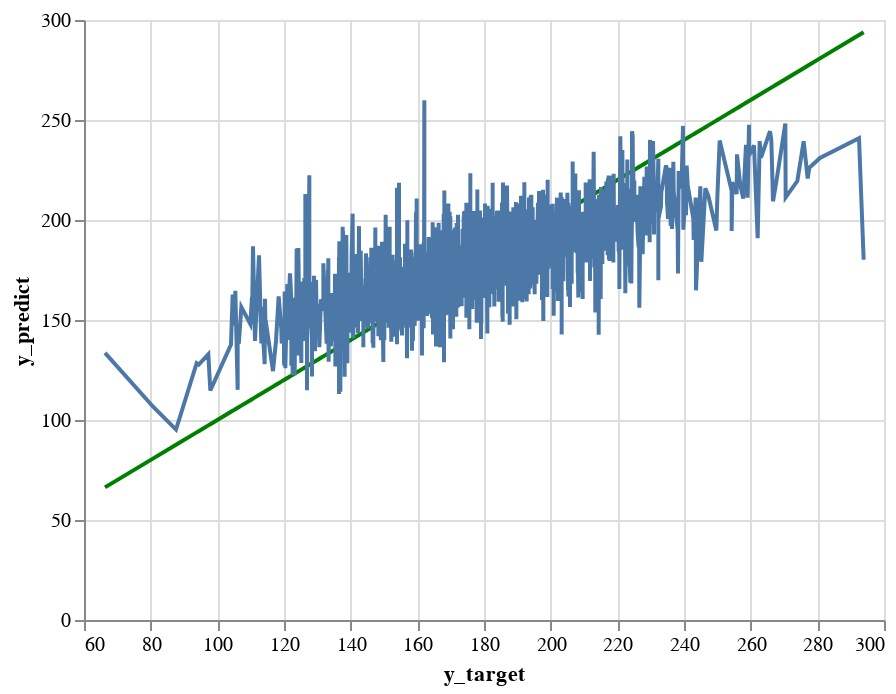

Source (notebook cell):
### Markdown cell above
**[4.7]** Display the predictions versus the target line charts on the training set

### Code cell
perfect_line_chart_training = alt.Chart(pd.DataFrame({'y_target': y_train, 'y_predict': y_train})).mark_line(color='green').encode(
    x='y_target',
    y='y_predict'
  )
perfect_line_chart_training
predict_line_chart_training = alt.Chart(pd.DataFrame({'y_target': y_train, 'y_predict': y_train_preds})).mark_line().encode(
    x='y_target',
    y='y_predict'
  )
predict_line_chart_training
perfect_line_chart_training + predict_line_chart_training

### Figure 1 — Vega-Lite specification as saved in the notebook (floating-point values rounded to 4 significant figures; data arrays with more than 128 entries replaced by an {"elided": "..."} marker saying what was removed)
{"config": {"view": {"continuousWidth": 400, "continuousHeight": 300}}, "layer": [{"data": {"name": "data-87f54277bdc85e2779884dfb3a941092"}, "mark": {"type": "line", "color": "green"}, "encoding": {"x": {"field": "y_target", "type": "quantitative"}, "y": {"field": "y_predict", "type": "quantitative"}}}, {"data": {"name": "data-1f78dae4f07aba83b138267452415207"}, "mark": "line", "encoding": {"x": {"field": "y_target", "type": "quantitative"}, "y": {"field": "y_predict", "type": "quantitative"}}}], "$schema": "https://vega.github.io/schema/vega-lite/v4.17.0.json", "datasets": {"data-87f54277bdc85e2779884dfb3a941092": {"elided": "2438 records"}, "data-1f78dae4f07aba83b138267452415207": {"elided": "2438 records"}}}
